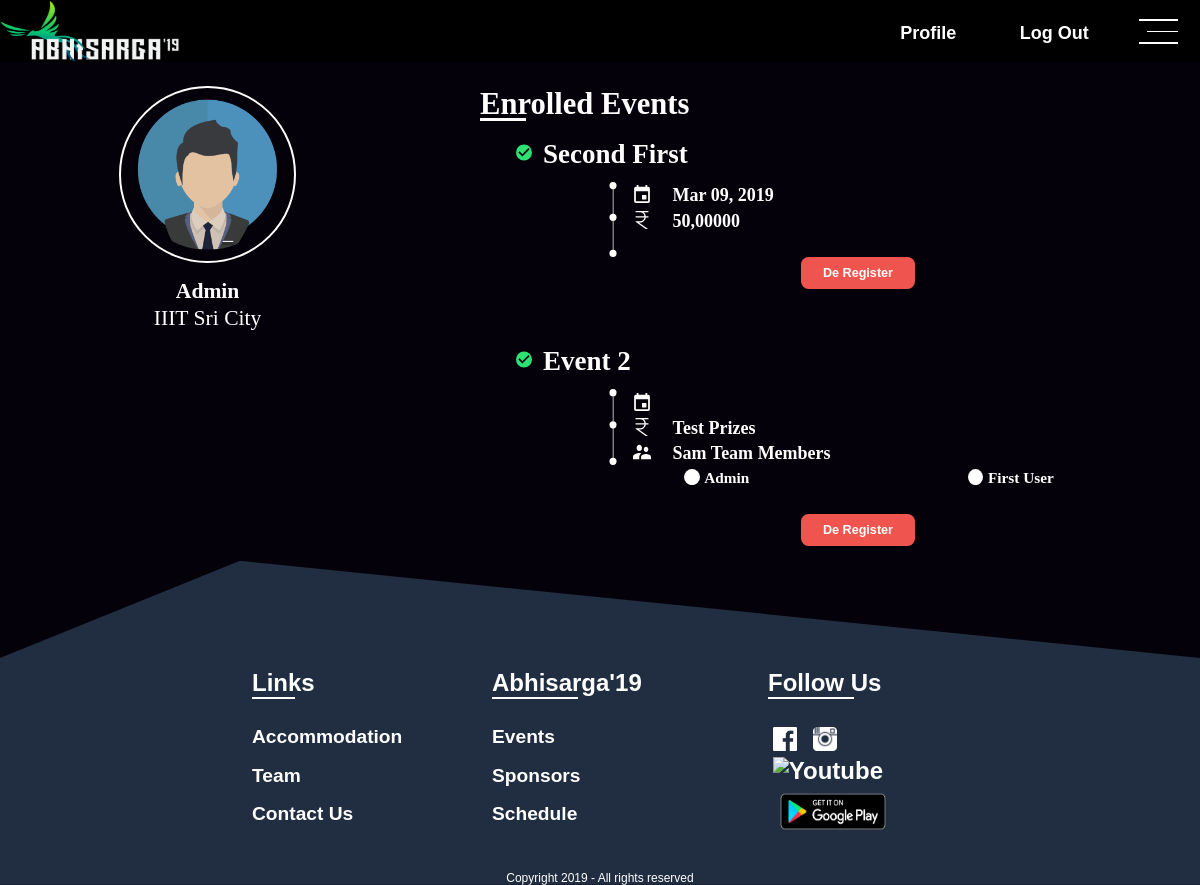
Page /profile/ (signed in) on the earlier database version.
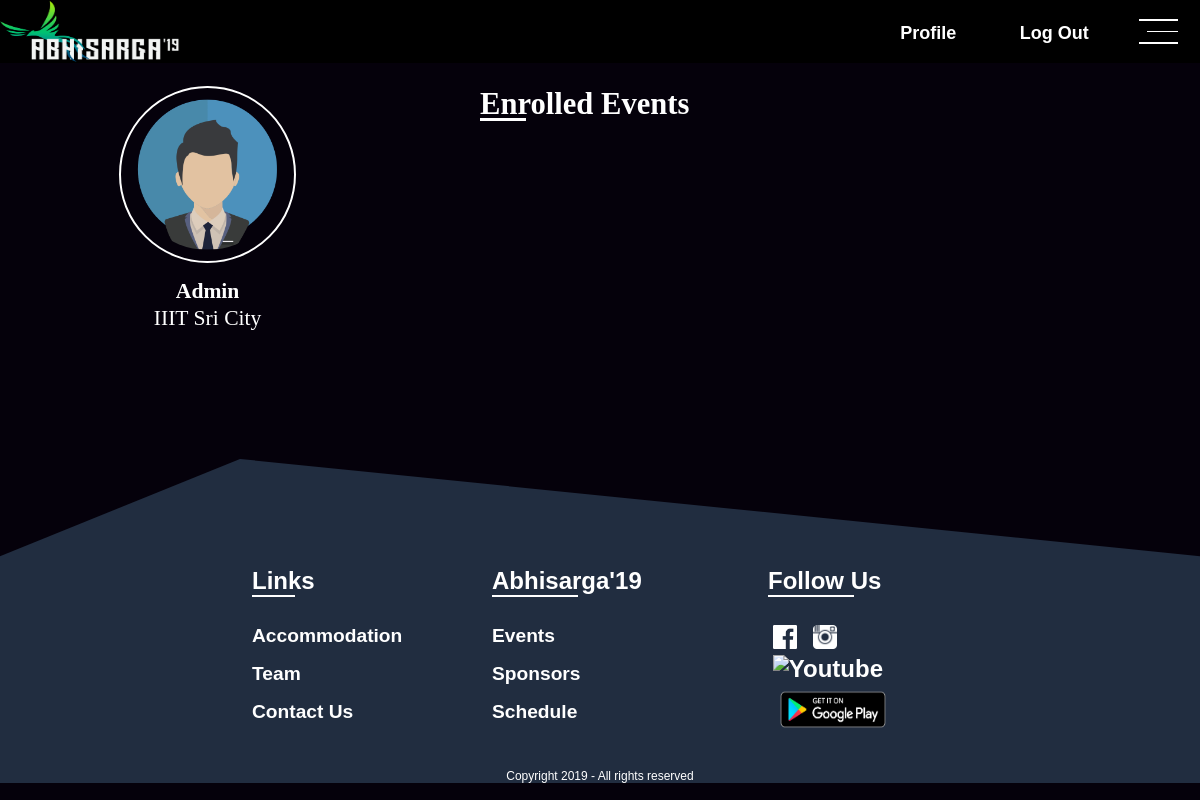
Same page on the later database version.
### Event/models.py (models this page shows, shortened)
class Event(models.Model):
	event_category = models.ForeignKey(EventCategory, on_delete=models.CASCADE, related_name="event_category")
	name = models.CharField(max_length=200, null=True, blank=True)
	logo = models.ImageField(upload_to=get_event_photo_path, null=True, blank=True)
	registration_from = models.DateTimeField(null=True, blank=True)
	registration_to = models.DateTimeField(null=True, blank=True)
	event_from = models.DateTimeField(null=True, blank=True)
	event_to = models.DateTimeField(null=True, blank=True)
	participant_limit = models.IntegerField(default=0)
	participant_count = models.IntegerField(default=0)
	description = models.TextField()
	rules = models.TextField()
	prize = models.TextField()
	brochure = models.FileField(upload_to=get_event_photo_path, null=True, blank=True)
	organisers = models.ManyToManyField(settings.AUTH_USER_MODEL, related_name="organising_events")
	web_priority = models.IntegerField(default=0)
	app_priority = models.IntegerField(default=0)
	registration_closed = models.BooleanField(default=False)
	team_event = models.BooleanField(default=False)
	img_1 = models.FileField(upload_to=get_event_photo_path, null=True, blank=True)
	img_2 = models.FileField(upload_to=get_event_photo_path, null=True, blank=True)
	img_3 = models.FileField(upload_to=get_event_photo_path, null=True, blank=True)
	img_4 = models.FileField(upload_to=get_event_photo_path, null=True, blank=True)
	qr_code_string = models.CharField(max_length=100, null=True, blank=True)

class Team(models.Model):
	team_name = models.CharField(max_length=50, null=True, blank=True)
	event = models.ForeignKey(Event, on_delete=models.CASCADE, related_name="participating_events")
	leader = models.ForeignKey(settings.AUTH_USER_MODEL, on_delete=models.CASCADE, related_name="team_leader_of")
	present_for_event = models.BooleanField(default=False)

class Member(models.Model):
	team = models.ForeignKey(Team, on_delete=models.CASCADE, related_name="belong_to_team")
	name = models.CharField(max_length=100, null=True, blank=True)
	email = models.CharField(max_length=100, null=True, blank=True)
	mobile_no = models.CharField(max_length=20, null=True, blank=True)

### UserAuth/models.py (models this page shows, shortened)
class User(AbstractUser):
	mobile_no = models.CharField(max_length=15, null=True, blank=True)
	college_name = models.CharField(max_length=100, null=True, blank=True)
	description = models.CharField(max_length=150, null=True, blank=True)
	profile_pic = models.ImageField(upload_to=get_image_upload_path, null=True, blank=True)
	activation_link = models.CharField(max_length=200, null=True, blank=True)
	is_verified = models.BooleanField(default=False)
	device_token = models.CharField(max_length=200, null=True, blank=True)

### UserAuth/views.py (the view)
# urls.py: url(r'^profile/$', Profile, name='profile'),
@login_required(login_url=settings.LOGIN_REDIRECT_URL)
def Profile(request):
	profile_page = 'UserAuth/profile.html'
	if request.method=='GET':
		try:
			participated_events = Team.objects.filter(leader__username=request.user.username)
			part = list()
			for obj in participated_events:
				part.append({"event":obj.event, "team":{"leader": obj,"members": obj.belong_to_team.all()}})
			participated_events = Member.objects.filter(email=request.user.email)
			for obj in participated_events:
				part.append({"event":obj.team.event, "team":{"leader": obj.team,"members": obj.team.belong_to_team.all()}})
		except Exception as e:
			pass
		return render(request, profile_page, {"participated_events":part})

### UserAuth/templates/UserAuth/profile.html (shortened to what this page needs)
{% extends 'UserAuth/index.html' %}
{% load staticfiles %}
{% block link %}
<link rel="stylesheet" type="text/css" href="{% static 'assets/css/profile.css' %}">
<link rel="stylesheet" type="text/css" href="{% static 'assets/css/common.css' %}">
{% endblock %}
{% block content %}
<div id="bar">
	<a href="{% url 'UserAuth:home' %}"><img src="{% static 'assets/img/default-logo.png' %}" alt="Abhisarga 2K19" id="bar-logo"></a>
	<div id="menu" onclick="menuopen()">
		<div></div>
		<div></div>
		<div></div>
	</div>
	{% if request.user.is_authenticated %}
	<div id="login">
		<a href="{% url 'UserAuth:logout' %}">Log Out</a>
	</div>
	<div id="register">
		<a href="{% url 'UserAuth:profile' %}">Profile</a>
	</div>
	{% endif %}
</div>
<div id="profile-content">
	<div id="account">
	<div id="profile-image">
		{% if request.user.profile_pic %}
	  	<img src="{{ request.user.profile.url }}" alt="">
		{% else %}
		<img src="{% static 'assets/img/default-male.png' %}" alt="">
		{% endif %}
	</div>
	<div id="profile-name">
	  {% if request.user.first_name %}
	  	{{ request.user.first_name }}
	  {% endif %}
	</div>
	<div id="profile-college">
	  {% if request.user.college_name %}
	  {{ request.user.college_name }}
	  {% endif %}
	</div>
	</div>
	<div id="reg-events">
	<h1>Enrolled Events</h1>
	<ul>
		{% for object in participated_events %}
		  <li>
		    <div class="single-reg-event">
		      <h1><img src="{% static 'assets/img/svg/check.svg' %}" alt="">{{ object.event.name }}</h1>
		      <img src="{% static 'assets/img/svg/dotline.svg' %}">
		      <span><img src="{% static 'assets/img/svg/calender.svg' %}" alt="">{{ object.event.event_from|date:"M d, Y" }}</span>
		      <span><img src="{% static 'assets/img/svg/rupee.svg' %}" alt="">{{ object.event.prize }}</span>
		      {% if object.event.team_event %}
		      <span><img src="{% static 'assets/img/svg/group.svg' %}" alt="">{{ object.team.leader.team_name }} Members</span>
		      <ul>
		      	<li><img src="{% static 'assets/img/svg/circlebullet.svg' %}" alt="">{{object.team.leader.leader.first_name}}</li>
		      	{% for member in object.team.members %}
		        <li><img src="{% static 'assets/img/svg/circlebullet.svg' %}" alt="">{{member.name}}</li>
		       	{% endfor %}
		       </ul>
		      {% endif %}
		      <button class="deregister" onclick="deregister_event('{{object.event.id}}')">De Register</button>
		    </div>
		  </li>
		  <br>
	  	{% endfor %}
	</ul>
	</div>
</div>
{% endblock %}

Differences in the rows shown:
no longer on this page (row unchanged): Event: event.name "Second First", event.event_from "Mar 09, 2019", event.prize "50,00000"
no longer on this page (row unchanged): Event: event.name "Event 2", event.prize "Test Prizes", team_event True (drawn), team.leader.team_name "Sam Team", team.leader.leader.first_name "Admin"
removed Member: name "First User"
